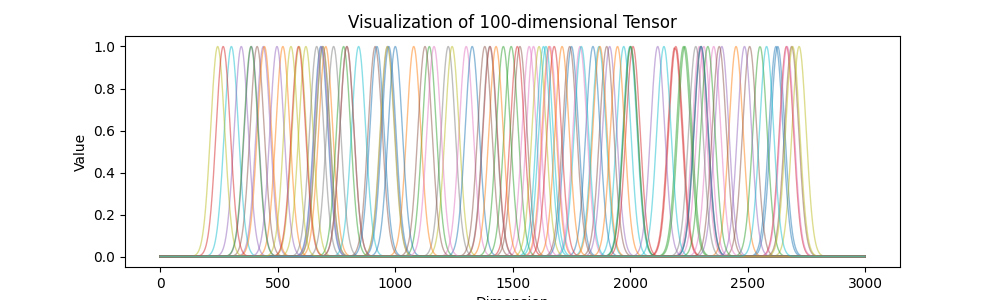

The Python source for this figure:
import os
import sys
import torch
import argparse
# =========================================================================================================
import seisbench.data as sbd
import seisbench.generate as sbg
import seisbench.models as sbm
import numpy as np
import torch
import torch.nn as nn
from torch.utils.data import DataLoader
from torch.nn.parallel import DataParallel
from torch.optim import lr_scheduler
from tqdm import tqdm
import time
from model import Wav2vec_Pick
from utils import parse_arguments
import logging
from datetime import datetime
import torch.nn.functional as F
import matplotlib.pyplot as plt
import pandas as pd

cwb_path = "/mnt/nas5/johnn9/dataset/cwbsn/"
tsm_path = "/mnt/nas5/johnn9/dataset/tsmip/"
noi_path = "/mnt/nas5/johnn9/dataset/cwbsn_noise/"
mod_path = "/mnt/nas3/johnn9/checkpoint/"

cwb = sbd.WaveformDataset(cwb_path,sampling_rate=100)
c_train, _, _ = cwb.train_dev_test()
print(len(c_train))


mask = cwb.metadata["trace_completeness"] == 4
cwb.filter(mask)
c_train, _, _ = cwb.train_dev_test()
print(len(c_train))

p_mask = cwb.metadata["trace_p_arrival_sample"].notna()
s_mask = cwb.metadata["trace_s_arrival_sample"].notna()
cwb.filter(p_mask)
cwb.filter(s_mask)
c_train, _, _ = cwb.train_dev_test()

print(len(c_train))


# sys.exit()

# mask = cwb.metadata["trace_completeness"] == 1
# cwb.filter(mask)
# c_train, _, _ = cwb.train_dev_test()

# print(type(c_train))
# print(len(c_train))

# p_mask = cwb.metadata["trace_p_arrival_sample"].notna()
# s_mask = cwb.metadata["trace_s_arrival_sample"].notna()
# cwb.filter(p_mask)
# cwb.filter(s_mask)
# c_train, _, _ = cwb.train_dev_test()

# print(len(c_train))

# sys.exit()
print('!!!!!!!!!!!!!!!')
phase_dict = {
    "trace_p_arrival_sample": "P",
    "trace_pP_arrival_sample": "P",
    "trace_P_arrival_sample": "P",
    "trace_P1_arrival_sample": "P",
    "trace_Pg_arrival_sample": "P",
    "trace_Pn_arrival_sample": "P",
    "trace_PmP_arrival_sample": "P",
    "trace_pwP_arrival_sample": "P",
    "trace_pwPm_arrival_sample": "P",
    "trace_s_arrival_sample": "S",
    "trace_S_arrival_sample": "S",
    "trace_S1_arrival_sample": "S",
    "trace_Sg_arrival_sample": "S",
    "trace_SmS_arrival_sample": "S",
    "trace_Sn_arrival_sample": "S",
}
p_dict = {
    "trace_p_arrival_sample": "P",
    "trace_pP_arrival_sample": "P",
    "trace_P_arrival_sample": "P",
    "trace_P1_arrival_sample": "P",
    "trace_Pg_arrival_sample": "P",
    "trace_Pn_arrival_sample": "P",
    "trace_PmP_arrival_sample": "P",
    "trace_pwP_arrival_sample": "P",
    "trace_pwPm_arrival_sample": "P",
}
s_dict = {
    "trace_s_arrival_sample": "S",
    "trace_S_arrival_sample": "S",
    "trace_S1_arrival_sample": "S",
    "trace_Sg_arrival_sample": "S",
    "trace_SmS_arrival_sample": "S",
    "trace_Sn_arrival_sample": "S",   
}

augmentations = [
    sbg.WindowAroundSample(list(phase_dict.keys()), samples_before=3000, windowlen=6000, selection="first", strategy="pad"),
    sbg.RandomWindow(windowlen=3000, strategy="pad",low=0,high=4000),
    # sbg.FixedWindow(p0=3000-ptime,windowlen=3000,strategy="pad"),
    sbg.Normalize(demean_axis=-1, amp_norm_axis=-1, amp_norm_type="peak"),
    sbg.Filter(N=5, Wn=[1,10],btype='bandpass'),
    sbg.ChangeDtype(np.float32),
    sbg.ProbabilisticLabeller(label_columns=phase_dict, sigma=30, dim=0),
    # sbg.DetectionLabeller(p_phases=p_dict, s_phases=s_dict),
]
dev_gene = sbg.GenericGenerator(c_train)
dev_gene.add_augmentations(augmentations)
dev_loader = DataLoader(dev_gene,batch_size=100, shuffle=False, num_workers=4)
progre = tqdm(enumerate(dev_loader),total=len(dev_loader),ncols=80)
for batch_id, batch in progre:
    # General 
    y = batch['y']
    print(y.shape)
    print('!!!!!!!!!!!!!!!')
    break

y = y[:,0,:]



plt.figure(figsize=(10, 3))  # 设置图形的大小

# 遍历tensor的每一行，并绘制每一行
for i in range(y.shape[0]):
    plt.plot(y[i, :], linewidth=1, alpha=0.5)  # alpha设置透明度，使图更容易看

plt.title('Visualization of 100-dimensional Tensor')
plt.xlabel('Dimension')
plt.ylabel('Value')
savepath = './test.png'
plt.savefig(savepath)
plt.close('all')

print(y.shape)
rows_check = torch.any(torch.all(y == 0, dim=-1))

exists_zero_tensor = rows_check
print(exists_zero_tensor)